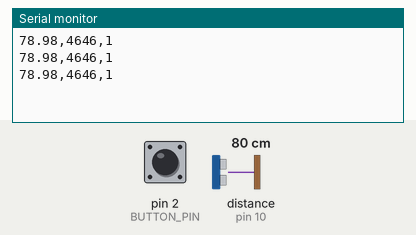
This sketch was run on a simulated Arduino Uno, built with avr-gcc and run on an emulated ATmega328P. On the bench: the last lines printed to the serial monitor. Wiring (inferred from the names in the program): ultrasonic range finder: trigger pin 9; echo pin 10. The inputs (shaded band) are chosen by the test bench; at power-on: distance to the obstacle (sensor on pin 10) 80 cm, pin 2 (BUTTON_PIN) HIGH. The echo pulse lasts 58.3 µs per cm.

Above: at 1.3 s.
1.4 s: distance to the obstacle (sensor on pin 10) set to 2 cm
At 1.9 s:
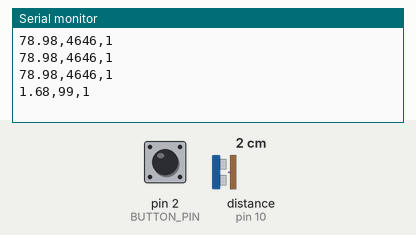
2.9 s: pin 2 (BUTTON_PIN) pulled LOW for 0.6 s
At 3.4 s:
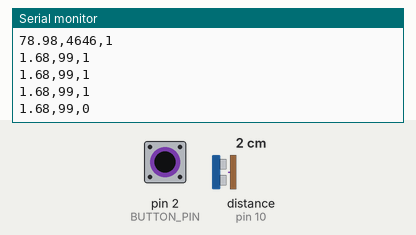
5.0 s: distance to the obstacle (sensor on pin 10) set to 4 cm
At 5.4 s:
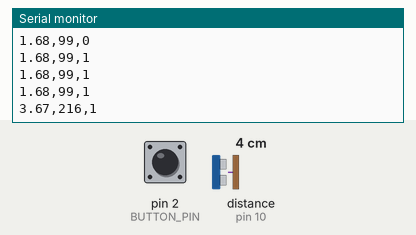
6.5 s: pin 2 (BUTTON_PIN) pulled LOW for 1 s
At 6.9 s:
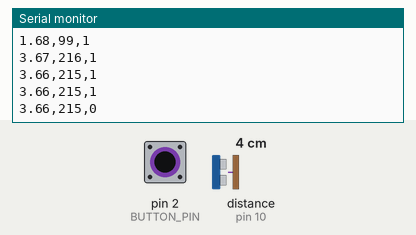
9.0 s: distance to the obstacle (sensor on pin 10) set to 299 cm
At 9.5 s:
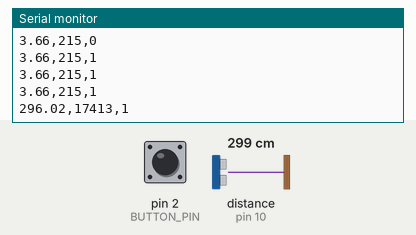
Timing chart, 0 to 12.0 s (numbered marks = the images above; inputs shaded):
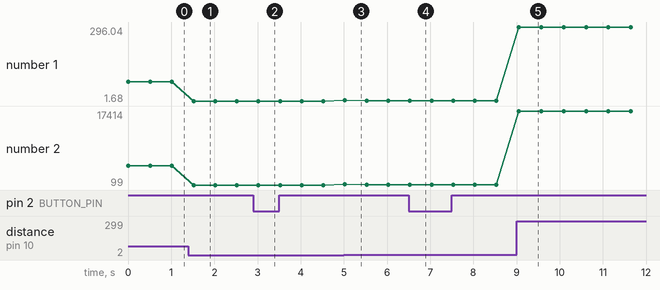

The sketch:

toioUSArd01.ino
```cpp
#define TRIG_PIN 9
#define ECHO_PIN 10
#define BUTTON_PIN 2

void setup() {
  pinMode(TRIG_PIN, OUTPUT);
  pinMode(ECHO_PIN, INPUT);
  pinMode(BUTTON_PIN, INPUT_PULLUP);
  Serial.begin(9600);
}

void loop() {

  digitalWrite(TRIG_PIN, LOW);
  delayMicroseconds(2);
  digitalWrite(TRIG_PIN, HIGH);
  delayMicroseconds(10);
  digitalWrite(TRIG_PIN, LOW);

  // Arduino g Ý   Ý Ì ´ ¹ g µ Ë Ô è b   æ ¾ Ö  
  long duration = pulseIn(ECHO_PIN, HIGH);

  //  ´ ¹ g Z   T [ É æ é   £ v Z
  float distance = duration * 0.034 / 2;

  //  { ^   g   K [ p
  int buttonState = digitalRead(BUTTON_PIN);

  // PC Ö Ì V   A   Ê M
  Serial.print(distance);
  Serial.print(",");
  Serial.print(duration);
  Serial.print(",");
  Serial.println(buttonState);

  delay(500);
}
```

Measured:
- after the input at 1.4 s, the serial monitor: prints a new line after 0.12 s (image 1)
- after the input at 2.9 s, the serial monitor: prints a new line after 0.12 s (image 2)
- after the input at 5.0 s, the serial monitor: prints a new line at once (image 3)
- after the input at 6.5 s, the serial monitor: prints a new line at once (image 4)
- after the input at 9.0 s, the serial monitor: prints a new line after 0.05 s (image 5)
- plotted number 1: 78.98 → 1.68 after the input at 1.4 s, 1.68 → 3.66 after the input at 5.0 s, 3.66 → 296.04 after the input at 9.0 s
- plotted number 2: 4646 → 99 after the input at 1.4 s, 99 → 215 after the input at 5.0 s, 215 → 17414 after the input at 9.0 s
